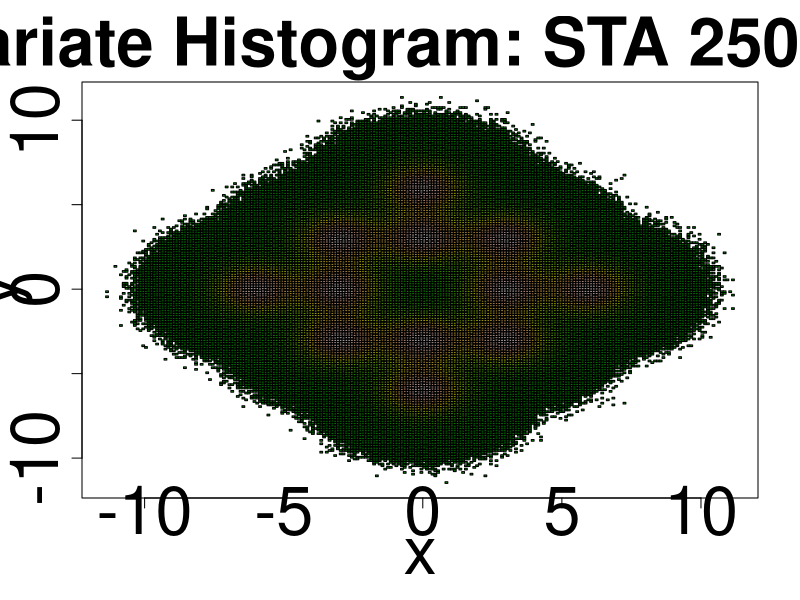

Here is the R script that generated this plot:
setwd("~/Dropbox/sta250/Assignments/HW2/Streaming")

# Make 2D Histogram:
res <- read.table("full_results.txt",sep=",",header=F)
head(res)

x <- apply(res[,1:2],1,mean)
y <- apply(res[,3:4],1,mean)
z <- res[,5]

colvec <- terrain.colors(max(res[,5])+1)
mf <- 4
px <- 480*mf
png("hist2d.png",width=px,height=px)
plot(range(x),range(y),type="n",
     main="Bivariate Histogram: STA 250 HW2",
     xlab="x",ylab="y",
     cex.main=mf,cex.lab=mf,cex.axis=mf)
for (i in 1:nrow(res)){
  polygon(x=c(res[i,1],res[i,2],res[i,2],res[i,1]),
          y=c(res[i,3],res[i,3],res[i,4],res[i,4]),
          col=colvec[res[i,5]])
  if (i%%10000==0){
    cat(paste0("Finished row ",i,"\n"))
  }
}
dev.off()
